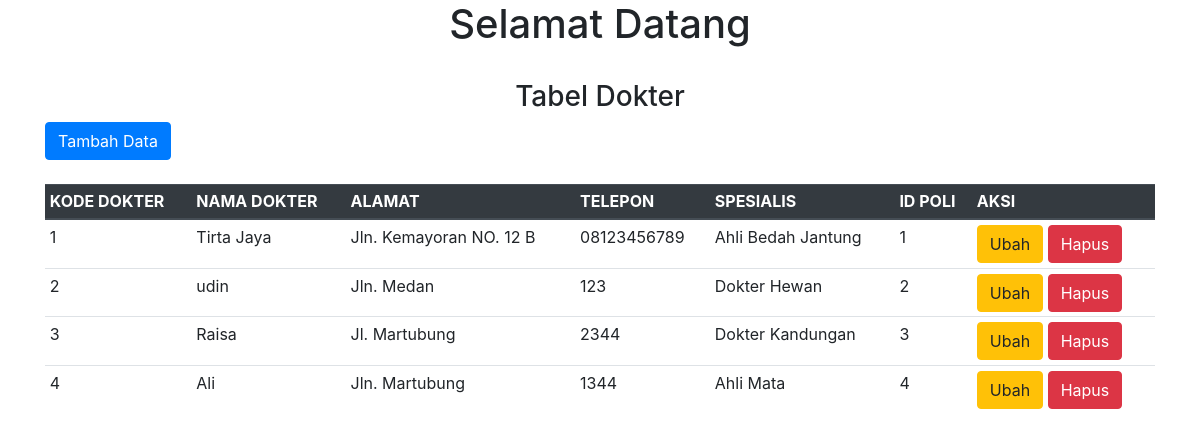
The page / on the database its author committed.
### index.php (the view, shortened to what this page needs)
<!DOCTYPE html>
<html lang="en">
<head>
    <link rel="stylesheet" href="./assets/bootstrap/css/bootstrap.min.css">
</head>
<body>
    <center>
        <h1>Selamat Datang</h1>
        <br>
        <h3>Tabel Dokter</h3>
    </center>
    <div class="container">
        <a href="./assets/tambah.php" class="btn btn-primary">Tambah Data</a>
        <br><br>
        <table class="table table-sm" align="center">
            <thead class="thead-dark">
                <tr>
                    <th scope="col">KODE DOKTER</th>
                    <th scope="col">NAMA DOKTER</th>
                    <th scope="col">ALAMAT</th>
                    <th scope="col">TELEPON</th>
                    <th scope="col">SPESIALIS</th>
                    <th scope="col">ID POLI</th>
                    <th scope="col" colspan="2">AKSI</th>
                </tr>
            </thead>
            <tbody>
                <tr>
                    <?php
                    include "./assets/config.php";
                    $sql = "SELECT * FROM `tb-dokter`";
                    $result = mysqli_query($conn, $sql);
                    ?>
                    <?php while ($hasil = mysqli_fetch_assoc($result)) : ?>
                        <td><?= $hasil['kode_dokter']; ?></td>
                        <td><?= $hasil['nama_dokter']; ?></td>
                        <td><?= $hasil['alamat']; ?></td>
                        <td><?= $hasil['telepon']; ?></td>
                        <td><?= $hasil['spesialis']; ?></td>
                        <td><?= $hasil['kode_poli']; ?></td>
                        <td>
                            <a href="./assets/update.php?kode_dokter=<?= $hasil['kode_dokter']; ?>" class="btn btn-warning">Ubah</a>
                            <a href="./assets/delete.php?kode_dokter=<?= $hasil['kode_dokter']; ?>" onclick="confirm('Yakin Mau Hapus Data?')" class="btn btn-danger">
                                Hapus
                            </a>
                        </td>
                </tr>
            <?php endwhile; ?>
            </tbody>
        </table>
    </div>
</body>
</html>

### rows shown on the page
tb-dokter: kode_dokter "1", nama_dokter "Tirta Jaya", alamat "Jln. Kemayoran NO. 12 B", telepon "08123456789", spesialis "Ahli Bedah Jantung", kode_poli "1"
tb-dokter: kode_dokter "2", nama_dokter "udin", alamat "Jln. Medan", telepon "123", spesialis "Dokter Hewan", kode_poli "2"
tb-dokter: kode_dokter "3", nama_dokter "Raisa", alamat "Jl. Martubung", telepon "2344", spesialis "Dokter Kandungan", kode_poli "3"
tb-dokter: kode_dokter "4", nama_dokter "Ali", alamat "Jln. Martubung", telepon "1344", spesialis "Ahli Mata", kode_poli "4"
